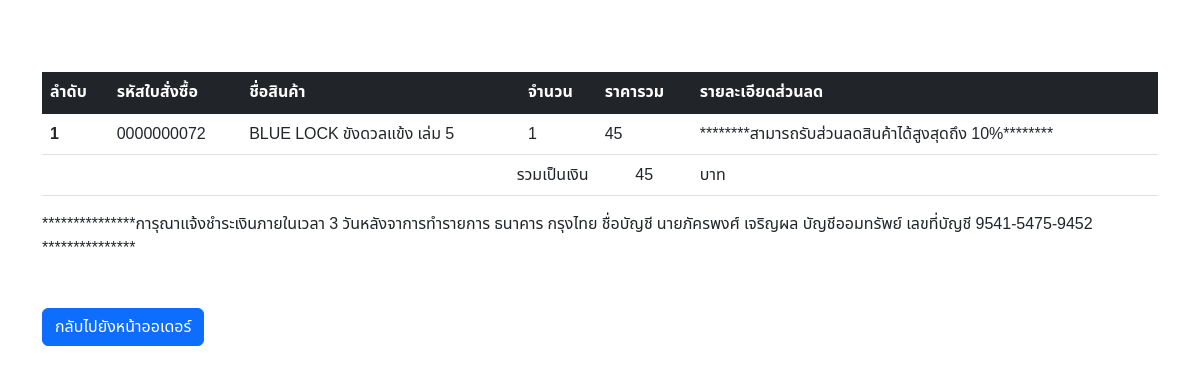
Screenshot of /orderde_user.php?order_id=0000000072 (signed in) with the database file from the repository.
### tables this page shows
CREATE TABLE `order_detail` (
  `id` int(11) NOT NULL COMMENT 'ลำดับที่',
  `order_id` int(10) UNSIGNED ZEROFILL NOT NULL COMMENT 'เลขที่ใบสั่งซื้อ',
  `p_id` varchar(11) NOT NULL COMMENT 'รหัสสินค้า',
  `orderPrice` float NOT NULL COMMENT 'ราคาสินค้า',
  `orderQty` int(11) NOT NULL COMMENT 'จำนวน',
  `Total` float NOT NULL COMMENT 'ราคารวม'
);

CREATE TABLE `order_user` (
  `order_id` int(10) UNSIGNED ZEROFILL NOT NULL COMMENT 'id ออเดอร์ลูกค้า',
  `id_user` int(11) NOT NULL,
  `f_name` varchar(255) NOT NULL COMMENT 'ชื่อจริง',
  `l_name` varchar(255) NOT NULL COMMENT 'นามสกุล',
  `number_phone` int(10) NOT NULL,
  `address` text NOT NULL COMMENT 'ที่อยู่',
  `total_price` float NOT NULL COMMENT 'ราคารวม',
  `order_status` varchar(1) NOT NULL COMMENT 'สถานะ',
  `reg_date` timestamp NOT NULL DEFAULT current_timestamp() COMMENT 'วันที่สั่งซื้อ'
);

CREATE TABLE `product` (
  `p_id` varchar(11) NOT NULL COMMENT 'รหัสสินค้า',
  `p_name` varchar(255) NOT NULL COMMENT 'ชื่อสินค้า',
  `des` varchar(1000) NOT NULL COMMENT 'รายละเอียดสินค้า',
  `price` int(11) NOT NULL COMMENT 'ราคาสินค้า',
  `type_id` varchar(11) NOT NULL COMMENT 'FK',
  `amount` int(11) NOT NULL COMMENT 'จำนวนสินค้า',
  `p_img` varchar(200) NOT NULL
);

CREATE TABLE `type_member` (
  `member_code` varchar(20) NOT NULL COMMENT 'รหัสสมาชิก',
  `member_name` varchar(50) NOT NULL COMMENT 'ชื่อ',
  `member_detail` text NOT NULL COMMENT 'รายละเอียด',
  `discount` float NOT NULL COMMENT 'ส่วนลด'
);

### orderde_user.php (the view, shortened to what this page needs)
<?php
    require("dbconnect.php");
    $order_id = $_GET["order_id"];
    $sql = "SELECT * FROM order_detail,product,order_user,user,type_member WHERE order_detail.order_id = order_user.order_id AND user.member_code = type_member.member_code AND order_user.id_user = user.id_user AND order_detail.p_id = product.p_id AND order_detail.order_id='$order_id'";
    $resulet =  mysqli_query($con,$sql);
    $order = 1;
?>
<!DOCTYPE html>
<html lang="en">
<head>
    <link href="https://cdn.jsdelivr.net/npm/simple-datatables@latest/dist/style.css" rel="stylesheet" />
    <link href="css/styles.css" rel="stylesheet" />
    <link href="https://cdn.jsdelivr.net/npm/bootstrap@5.3.0-alpha1/dist/css/bootstrap.min.css" rel="stylesheet"
>
    <link rel="stylesheet" href="style.css">
</head>
<body>
    <br><br><br>
    <div class="container">
            <table class="table">
            <thead class="table-dark">
                <tr>
                <th scope="col">ลำดับ</th>
                <th scope="col">รหัสใบสั่งซื้อ</th>
                <th scope="col">ชื่อสินค้า</th>
                <th scope="col">จำนวน</th>
                <th scope="col">ราคารวม</th>
                <th>รายละเอียดส่วนลด</th>
                </tr>
            </thead>
            <tbody>
                <?php
                    while($row  = mysqli_fetch_array($resulet)){
                        $sum = $row["Total"];
                ?>
                <tr>
                    <th scope="row"><?php echo $order;?></th>
                    <td><?php echo $row["order_id"];?></td>
                    <td><?php echo $row["p_name"];?></td>
                    <td><?php echo $row["orderQty"];?></td>
                    <td><?php echo $row["Total"];?></td>
                    <td><?= $row["member_detail"];?></td>
                </tr>
                <?php
                    $order++;
                    }
                ?>
                <td class="text-end" colspan="4">รวมเป็นเงิน</td>
                <td class="text-center"><?php echo $sum;?></td>
                <td calss="text-center">บาท</td>
            </tbody>
            </table>
            <div>***************การุณาแจ้งชำระเงินภายในเวลา 3 วันหลังจาการทำรายการ ธนาคาร กรุงไทย ชื่อบัญชี นายภัครพงศ์ เจริญผล บัญชีออมทรัพย์ เลขที่บัญชี 9541-5475-9452 ***************<div>
            <a href="orderuser.php"class="btn btn-primary mt-5">กลับไปยังหน้าออเดอร์</a>
        </div>
</body>
</html>

### admin/style.css (style rules this page uses)
* { font-family: 'Noto Sans Thai', sans-serif; }

### rows the page displays
order_detail: order.order_id "0000000072", p.p_name "BLUE LOCK ขังดวลแข้ง เล่ม 5", orderQty "1", Total "45", type_member.member_detail "********สามารถรับส่วนลดสินค้าได้สูงสุดถึง 10%********"
